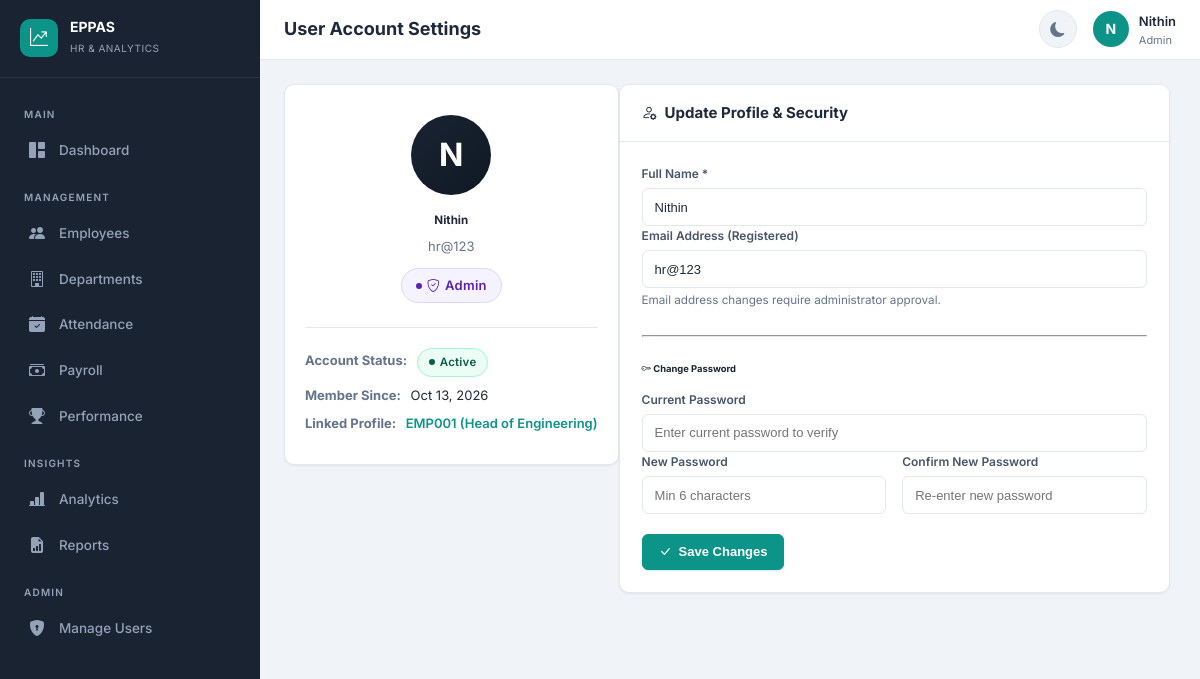
Screenshot of /auth/profile (signed in) with the database file from the repository.
### app/models.py (models this page shows, shortened)
class User(UserMixin, db.Model):
    __tablename__ = 'users'
    id = db.Column(db.Integer, primary_key=True)
    email = db.Column(db.String(120), unique=True, nullable=False, index=True)
    password_hash = db.Column(db.String(256), nullable=False)
    full_name = db.Column(db.String(100), nullable=False)
    role = db.Column(db.String(20), nullable=False, default='employee')  # admin, hr_manager, employee
    is_active = db.Column(db.Boolean, default=True)
    employee_id = db.Column(db.Integer, db.ForeignKey('employees.id'), nullable=True)
    created_at = db.Column(db.DateTime, default=datetime.utcnow)
    updated_at = db.Column(db.DateTime, default=datetime.utcnow, onupdate=datetime.utcnow)
    employee = db.relationship('Employee', backref='user_account', uselist=False, foreign_keys=[employee_id])
    @property
    def is_admin(self):
        return self.role == 'admin'
    @property
    def is_hr(self):
        return self.role in ('admin', 'hr_manager')

class Employee(db.Model):
    __tablename__ = 'employees'
    id = db.Column(db.Integer, primary_key=True)
    employee_code = db.Column(db.String(20), unique=True, nullable=False, index=True)
    full_name = db.Column(db.String(100), nullable=False)
    email = db.Column(db.String(120), unique=True, nullable=False, index=True)
    phone = db.Column(db.String(20), nullable=True)
    department_id = db.Column(db.Integer, db.ForeignKey('departments.id'), nullable=False)
    designation = db.Column(db.String(100), nullable=False)
    date_of_joining = db.Column(db.Date, nullable=False)
    employment_status = db.Column(db.String(20), default='active')  # active, inactive, on_leave, terminated
    basic_salary = db.Column(db.Float, nullable=False, default=0)
    hra = db.Column(db.Float, default=0)  # House Rent Allowance
    other_allowances = db.Column(db.Float, default=0)
    tax_deduction = db.Column(db.Float, default=0)
    pf_deduction = db.Column(db.Float, default=0)  # Provident Fund
    other_deductions = db.Column(db.Float, default=0)
    manager_id = db.Column(db.Integer, db.ForeignKey('employees.id'), nullable=True)
    work_location = db.Column(db.String(100), default='Main Office')
    created_at = db.Column(db.DateTime, default=datetime.utcnow)
    updated_at = db.Column(db.DateTime, default=datetime.utcnow, onupdate=datetime.utcnow)
    manager = db.relationship('Employee', remote_side=[id], backref='subordinates')
    attendance_records = db.relationship('Attendance', backref='employee', lazy='dynamic', cascade='all, delete-orphan')
    payroll_records = db.relationship('Payroll', backref='employee', lazy='dynamic', cascade='all, delete-orphan')
    performance_records = db.relationship('PerformanceEvaluation', backref='employee', lazy='dynamic', cascade='all, delete-orphan')

### app/auth/routes.py (the view, shortened to what this page needs)
@auth_bp.route('/profile', methods=['GET', 'POST'])
@login_required
def profile():
    return render_template('profile.html')

### app/templates/profile.html (shortened to what this page needs)
{% extends "base.html" %}
{% block page_title %}User Account Settings{% endblock %}
{% block content %}
<div class="row" style="max-width:900px;margin:0 auto;">
  <div class="col-md-5">
    <div class="card mb-4" style="text-align:center;padding:30px 20px;">
      <div style="width:80px;height:80px;border-radius:50%;background:linear-gradient(135deg,var(--primary),var(--primary-dark));color:#fff;display:flex;align-items:center;justify-content:center;font-size:32px;font-weight:700;margin:0 auto 16px;">
        {{ current_user.full_name[0]|upper }}
      </div>
      <h5 style="margin:0 0 6px;">{{ current_user.full_name }}</h5>
      <div class="text-muted" style="font-size:13px;margin-bottom:12px;">{{ current_user.email }}</div>
      <div>
        <span class="badge badge-{{ 'primary' if current_user.role == 'admin' else 'info' if current_user.role == 'hr_manager' else 'secondary' }}" style="font-size:13px;padding:6px 14px;">
          <i class="bi bi-shield-check"></i> {{ current_user.role|replace('_', ' ')|title }}
        </span>
      </div>
      <div style="margin-top:24px;padding-top:20px;border-top:1px solid var(--border);text-align:left;font-size:13px;">
        <div style="margin-bottom:8px;">
          <strong class="text-muted">Account Status:</strong>
          <span class="badge badge-success" style="margin-left:6px;">Active</span>
        </div>
        <div style="margin-bottom:8px;">
          <strong class="text-muted">Member Since:</strong>
          <span style="margin-left:6px;">{{ current_user.created_at.strftime('%b %d, %Y') if current_user.created_at else 'Initial' }}</span>
        </div>
        {% if current_user.employee %}
        <div>
          <strong class="text-muted">Linked Profile:</strong>
          <a href="{{ url_for('employees.view_employee', employee_id=current_user.employee.id) }}" style="margin-left:6px;font-weight:600;">
            {{ current_user.employee.employee_code }} ({{ current_user.employee.designation }})
          </a>
        </div>
        {% endif %}
      </div>
    </div>
  </div>
  <div class="col-md-7">
    <div class="card mb-4">
      <div class="card-header">
        <h6><i class="bi bi-person-gear"></i> Update Profile &amp; Security</h6>
      </div>
      <div class="card-body">
        <form method="POST">
          <div class="form-group">
            <label class="form-label">Full Name *</label>
            <input type="text" name="full_name" class="form-control" value="{{ current_user.full_name }}" required>
          </div>
          <div class="form-group">
            <label class="form-label">Email Address (Registered)</label>
            <input type="email" class="form-control" value="{{ current_user.email }}" disabled>
            <small class="text-muted">Email address changes require administrator approval.</small>
          </div>
          <hr style="border-color:var(--border);margin:24px 0;">
          <h6 style="color:var(--primary);margin-bottom:14px;"><i class="bi bi-key"></i> Change Password</h6>
          <div class="form-group">
            <label class="form-label">Current Password</label>
            <input type="password" name="current_password" class="form-control" placeholder="Enter current password to verify">
          </div>
          <div class="row">
            <div class="col-md-6">
              <div class="form-group">
                <label class="form-label">New Password</label>
                <input type="password" name="new_password" class="form-control" placeholder="Min 6 characters">
              </div>
            </div>
            <div class="col-md-6">
              <div class="form-group">
                <label class="form-label">Confirm New Password</label>
                <input type="password" name="confirm_password" class="form-control" placeholder="Re-enter new password">
              </div>
            </div>
          </div>
          <div style="margin-top:20px;">
            <button type="submit" class="btn btn-primary"><i class="bi bi-check-lg"></i> Save Changes</button>
          </div>
        </form>
      </div>
    </div>
  </div>
</div>
{% endblock %}

### app/templates/base.html (shortened to what this page needs)
<!DOCTYPE html>
<html lang="en" data-theme="light">
<head>
  <link href="https://cdn.jsdelivr.net/npm/bootstrap-icons@1.11.2/font/bootstrap-icons.css" rel="stylesheet">
  <link href="{{ url_for('static', filename='css/style.css') }}" rel="stylesheet">
</head>
<body>
  {% if current_user.is_authenticated %}
  <nav class="sidebar" id="sidebar">
    <div class="sidebar-brand">
      <div class="brand-icon"><i class="bi bi-graph-up-arrow"></i></div>
      <div>
        <h5>EPPAS</h5>
        <small>HR &amp; Analytics</small>
      </div>
    </div>
    <div class="sidebar-nav">
      <div class="nav-section">Main</div>
      <a class="nav-link {% if request.endpoint == 'analytics.dashboard' %}active{% endif %}" href="{{ url_for('analytics.dashboard') }}">
        <i class="bi bi-grid-1x2-fill"></i> Dashboard
      </a>
      <div class="nav-section">Management</div>
      {% if current_user.is_hr %}
      <a class="nav-link {% if 'employees' in request.endpoint|default('') %}active{% endif %}" href="{{ url_for('employees.employee_list') }}">
        <i class="bi bi-people-fill"></i> Employees
      </a>
      <a class="nav-link {% if request.endpoint == 'employees.department_list' %}active{% endif %}" href="{{ url_for('employees.department_list') }}">
        <i class="bi bi-building"></i> Departments
      </a>
      {% endif %}
      <a class="nav-link {% if 'attendance' in request.endpoint|default('') %}active{% endif %}" href="{{ url_for('attendance.attendance_list') }}">
        <i class="bi bi-calendar-check-fill"></i> Attendance
      </a>
      <a class="nav-link {% if 'payroll' in request.endpoint|default('') %}active{% endif %}" href="{{ url_for('payroll.payroll_list') }}">
        <i class="bi bi-cash-stack"></i> Payroll
      </a>
      <a class="nav-link {% if 'performance' in request.endpoint|default('') %}active{% endif %}" href="{{ url_for('performance.performance_list') }}">
        <i class="bi bi-trophy-fill"></i> Performance
      </a>
      {% if current_user.is_hr %}
      <div class="nav-section">Insights</div>
      <a class="nav-link {% if request.endpoint == 'analytics.analytics_detail' %}active{% endif %}" href="{{ url_for('analytics.analytics_detail') }}">
        <i class="bi bi-bar-chart-line-fill"></i> Analytics
      </a>
      <a class="nav-link {% if 'reports' in request.endpoint|default('') %}active{% endif %}" href="{{ url_for('reports.reports_index') }}">
        <i class="bi bi-file-earmark-bar-graph-fill"></i> Reports
      </a>
      {% endif %}
      {% if current_user.is_admin %}
      <div class="nav-section">Admin</div>
      <a class="nav-link {% if request.endpoint == 'auth.manage_users' %}active{% endif %}" href="{{ url_for('auth.manage_users') }}">
        <i class="bi bi-shield-lock-fill"></i> Manage Users
      </a>
      {% endif %}
    </div>
  </nav>
  <header class="topbar">
    <div style="display:flex;align-items:center;gap:12px;">
      <span class="page-title">{% block page_title %}Dashboard{% endblock %}</span>
    </div>
    <div class="topbar-actions">
      <button class="btn-icon" id="themeToggle" title="Toggle theme"><i class="bi bi-moon-fill"></i></button>
      <div class="user-menu dropdown" style="position:relative;">
        <div class="user-avatar" onclick="document.getElementById('userDropdown').classList.toggle('show')">
          {{ current_user.full_name[0]|upper }}
        </div>
        <div class="user-info" onclick="document.getElementById('userDropdown').classList.toggle('show')" style="cursor:pointer">
          <span>{{ current_user.full_name }}</span>
          <small>{{ current_user.role|replace('_', ' ')|title }}</small>
        </div>
      </div>
    </div>
  </header>
  <main class="main-content">
    <div class="content-wrapper">
      {% block content %}{% endblock %}
    </div>
  </main>
  {% else %}
    {% block public_content %}{% endblock %}
  {% endif %}
</body>
</html>

### rows the page displays
User: full_name "N", full_name "Nithin", role "Admin", email "hr@123", created_at "Oct 13, 2026"
Employee: employee.employee_code "EMP001", employee.designation "Head of Engineering"
